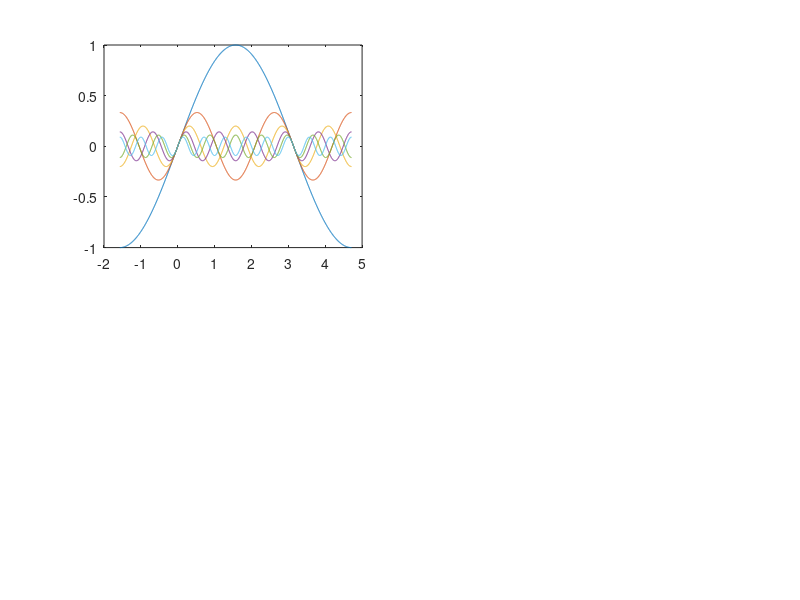

Recreate this plot in MATLAB. (Note: this script raises an error after producing the figure.)
%%
% Assignment 1- LTI Systems and Principal of Superposition
% Author- Sargun Kaur
% Student ID- 5833728

start = -pi/2; % minimum observational point along horizontal axis
stop = 3*pi/2; % maximum observational point along horizontal axis
steps=1257;    % number of observation points

% Calculate the horizontal distance between data points
len=(abs(start)+abs(stop))/steps; 
disp('The sampling length is:');
disp(len)

% Create an evenly spaced row vector between -pi/2 and 3pi/2
x=linspace(start,stop,steps); 

% Display the number of observation points
disp('Length of the signal is:')
disp(numel(x))

% Scale x with odd numbers between 1 and 11 to obtain all six signals
scale= [1:2:11];
y1 = sin(x .* scale(1))./scale(1);
y2 = sin(x .* scale(2))./scale(2);
y3 = sin(x .* scale(3))./scale(3);
y4 = sin(x .* scale(4))./scale(4);
y5 = sin(x .* scale(5))./scale(5);
y6 = sin(x .* scale(6))./scale(6);

% Create a new matrix of dimensions 6 x 1257
% Add all six signals to the matrix in separate rows
newsignal= zeros(6,1257);
newsignal= [y1;y2;y3;y4;y5;y6];

% Plot all scaled signals
subplot(2,2,1), plot(x,newsignal);
legend('Scale :'+string(scale))

% Calculate the cumulative sum of all rows in matrix newsignal
sum1=y1;
sum2=sum1+y2;
sum3=sum2+y3;
sum4=sum3+y4;
sum5=sum4+y5;
sum6=sum5+y6;

% Plot a graph to obtain summed signals
subplot(2,2,2);
plot(x,sum1,x,sum2,x,sum3,x,sum4,x,sum5,x,sum6);
legend('Mastersignal', 'Sum of first 2 signals',' Sum of first 3','Sum of first 4','Sum of first 5','Sum of first 6');


evensum= y2+y4+y6;      % Calculate sum of even-numbered rows
oddsum=y1+y3+y5;        % Calculate sum of odd-numbered rows
totalsum=evensum+oddsum;% Calculate sum of even and odd rows

% Plot sum of all even matrix-rows, odd rows and sum of both sums
subplot(2,2,3);
plot(x,evensum, x, oddsum, x, totalsum);
legend('Sum of even scales', 'Sum of odd scales', 'Sum of even and odd scales')
disp(['The mastersignal shows a decreasing amplitude and increasing frequency with addition of more signals. Thus on addition of 1000 signals, the mastersignal will start to represent a Square wave'])

% Plot cummulative sum of all signals and 
% sum of all odd and all even signal matrix-rows
subplot(2,2,4);
plot(x,sum6,x,totalsum);
legend('Sum of all scales', 'Sum of even and odd scales')


